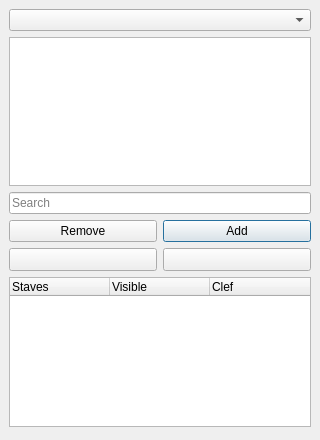
<?xml version="1.0" encoding="UTF-8"?>
<ui version="4.0">
 <class>MpInstrumentsWidget</class>
 <widget class="QWidget" name="MpInstrumentsWidget">
  <property name="geometry">
   <rect>
    <x>0</x>
    <y>0</y>
    <width>320</width>
    <height>440</height>
   </rect>
  </property>
  <property name="minimumSize">
   <size>
    <width>320</width>
    <height>440</height>
   </size>
  </property>
  <property name="windowTitle">
   <string>Instruments</string>
  </property>
  <widget class="QWidget" name="layoutWidget">
   <property name="geometry">
    <rect>
     <x>9</x>
     <y>9</y>
     <width>302</width>
     <height>418</height>
    </rect>
   </property>
   <layout class="QVBoxLayout" name="verticalLayout">
    <item>
     <spacer name="verticalSpacer_4">
      <property name="orientation">
       <enum>Qt::Vertical</enum>
      </property>
      <property name="sizeHint" stdset="0">
       <size>
        <width>20</width>
        <height>40</height>
       </size>
      </property>
     </spacer>
    </item>
    <item>
     <widget class="QComboBox" name="instrumentGenreFilter">
      <property name="accessibleName">
       <string>Instrument Genre Filter</string>
      </property>
     </widget>
    </item>
    <item>
     <widget class="QTreeWidget" name="instrumentList">
      <property name="sizePolicy">
       <sizepolicy hsizetype="MinimumExpanding" vsizetype="Expanding">
        <horstretch>0</horstretch>
        <verstretch>0</verstretch>
       </sizepolicy>
      </property>
      <property name="minimumSize">
       <size>
        <width>300</width>
        <height>130</height>
       </size>
      </property>
      <property name="accessibleName">
       <string>Instrument list</string>
      </property>
      <property name="alternatingRowColors">
       <bool>true</bool>
      </property>
      <property name="selectionMode">
       <enum>QAbstractItemView::MultiSelection</enum>
      </property>
      <property name="uniformRowHeights">
       <bool>true</bool>
      </property>
      <property name="itemsExpandable">
       <bool>true</bool>
      </property>
      <property name="expandsOnDoubleClick">
       <bool>false</bool>
      </property>
      <property name="columnCount">
       <number>1</number>
      </property>
      <attribute name="headerVisible">
       <bool>false</bool>
      </attribute>
      <column>
       <property name="text">
        <string>Instrument List</string>
       </property>
      </column>
     </widget>
    </item>
    <item>
     <widget class="QLineEdit" name="search">
      <property name="focusPolicy">
       <enum>Qt::StrongFocus</enum>
      </property>
      <property name="accessibleName">
       <string>Search</string>
      </property>
      <property name="inputMask">
       <string notr="true"/>
      </property>
      <property name="placeholderText">
       <string>Search</string>
      </property>
      <property name="clearButtonEnabled">
       <bool>true</bool>
      </property>
     </widget>
    </item>
    <item>
     <spacer name="verticalSpacer">
      <property name="orientation">
       <enum>Qt::Vertical</enum>
      </property>
      <property name="sizeHint" stdset="0">
       <size>
        <width>20</width>
        <height>40</height>
       </size>
      </property>
     </spacer>
    </item>
    <item>
     <layout class="QHBoxLayout" name="horizontalLayout_2">
      <item>
       <widget class="QPushButton" name="removeButton">
        <property name="sizePolicy">
         <sizepolicy hsizetype="Preferred" vsizetype="Fixed">
          <horstretch>0</horstretch>
          <verstretch>0</verstretch>
         </sizepolicy>
        </property>
        <property name="accessibleName">
         <string>Remove</string>
        </property>
        <property name="text">
         <string>Remove</string>
        </property>
       </widget>
      </item>
      <item>
       <widget class="QPushButton" name="addButton">
        <property name="sizePolicy">
         <sizepolicy hsizetype="Preferred" vsizetype="Fixed">
          <horstretch>0</horstretch>
          <verstretch>0</verstretch>
         </sizepolicy>
        </property>
        <property name="accessibleName">
         <string>Add</string>
        </property>
        <property name="text">
         <string>Add</string>
        </property>
        <property name="autoDefault">
         <bool>true</bool>
        </property>
        <property name="default">
         <bool>true</bool>
        </property>
       </widget>
      </item>
     </layout>
    </item>
    <item>
     <spacer name="verticalSpacer_3">
      <property name="orientation">
       <enum>Qt::Vertical</enum>
      </property>
      <property name="sizeHint" stdset="0">
       <size>
        <width>20</width>
        <height>40</height>
       </size>
      </property>
     </spacer>
    </item>
    <item>
     <layout class="QHBoxLayout" name="horizontalLayout_3">
      <item>
       <widget class="QToolButton" name="upButton">
        <property name="sizePolicy">
         <sizepolicy hsizetype="Preferred" vsizetype="Fixed">
          <horstretch>0</horstretch>
          <verstretch>0</verstretch>
         </sizepolicy>
        </property>
        <property name="toolTip">
         <string notr="true"/>
        </property>
        <property name="accessibleName">
         <string>Up</string>
        </property>
        <property name="text">
         <string notr="true"/>
        </property>
        <property name="icon">
         <iconset resource="musescore.qrc">
          <normaloff>:/data/icons/arrow_up.svg</normaloff>:/data/icons/arrow_up.svg</iconset>
        </property>
       </widget>
      </item>
      <item>
       <widget class="QToolButton" name="downButton">
        <property name="sizePolicy">
         <sizepolicy hsizetype="Preferred" vsizetype="Fixed">
          <horstretch>0</horstretch>
          <verstretch>0</verstretch>
         </sizepolicy>
        </property>
        <property name="toolTip">
         <string notr="true"/>
        </property>
        <property name="accessibleName">
         <string>Down</string>
        </property>
        <property name="text">
         <string notr="true"/>
        </property>
        <property name="icon">
         <iconset resource="musescore.qrc">
          <normaloff>:/data/icons/arrow_down.svg</normaloff>:/data/icons/arrow_down.svg</iconset>
        </property>
       </widget>
      </item>
     </layout>
    </item>
    <item>
     <spacer name="verticalSpacer_2">
      <property name="orientation">
       <enum>Qt::Vertical</enum>
      </property>
      <property name="sizeHint" stdset="0">
       <size>
        <width>20</width>
        <height>40</height>
       </size>
      </property>
     </spacer>
    </item>
    <item>
     <widget class="QTreeWidget" name="partiturList">
      <property name="sizePolicy">
       <sizepolicy hsizetype="MinimumExpanding" vsizetype="Expanding">
        <horstretch>0</horstretch>
        <verstretch>0</verstretch>
       </sizepolicy>
      </property>
      <property name="minimumSize">
       <size>
        <width>0</width>
        <height>130</height>
       </size>
      </property>
      <property name="accessibleName">
       <string>Part list</string>
      </property>
      <property name="alternatingRowColors">
       <bool>true</bool>
      </property>
      <property name="indentation">
       <number>10</number>
      </property>
      <property name="uniformRowHeights">
       <bool>true</bool>
      </property>
      <property name="columnCount">
       <number>3</number>
      </property>
      <column>
       <property name="text">
        <string>Staves</string>
       </property>
      </column>
      <column>
       <property name="text">
        <string>Visible</string>
       </property>
      </column>
      <column>
       <property name="text">
        <string>Clef</string>
       </property>
      </column>
     </widget>
    </item>
    <item>
     <layout class="QHBoxLayout" name="horizontalLayout"/>
    </item>
   </layout>
  </widget>
 </widget>
 <tabstops>
  <tabstop>instrumentGenreFilter</tabstop>
  <tabstop>instrumentList</tabstop>
 </tabstops>
 <resources>
  <include location="musescore.qrc"/>
 </resources>
 <connections/>
</ui>
